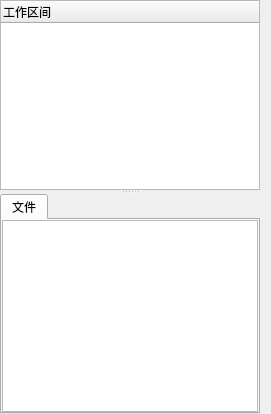
      <widget class="QWidget" name="widget_left" native="true">
       <property name="maximumSize">
        <size>
         <width>300</width>
         <height>16777215</height>
        </size>
       </property>
       <layout class="QVBoxLayout" name="verticalLayout_3">
        <property name="leftMargin">
         <number>0</number>
        </property>
        <property name="topMargin">
         <number>0</number>
        </property>
        <property name="bottomMargin">
         <number>0</number>
        </property>
        <item>
         <widget class="QSplitter" name="splitter">
          <property name="orientation">
           <enum>Qt::Vertical</enum>
          </property>
          <widget class="PMDatasetsTreeview" name="treeWidget_storehouse">
           <property name="contextMenuPolicy">
            <enum>Qt::CustomContextMenu</enum>
           </property>
           <column>
            <property name="text">
             <string>工作区间</string>
            </property>
           </column>
          </widget>
          <widget class="QWidget" name="widget_4" native="true">
           <layout class="QVBoxLayout" name="verticalLayout_7">
            <property name="leftMargin">
             <number>0</number>
            </property>
            <property name="topMargin">
             <number>0</number>
            </property>
            <property name="rightMargin">
             <number>0</number>
            </property>
            <property name="bottomMargin">
             <number>0</number>
            </property>
            <item>
             <widget class="QTabWidget" name="tabWidget_2">
              <property name="currentIndex">
               <number>0</number>
              </property>
              <widget class="QWidget" name="tab">
               <attribute name="title">
                <string>文件</string>
               </attribute>
               <layout class="QVBoxLayout" name="verticalLayout_8">
                <property name="leftMargin">
                 <number>0</number>
                </property>
                <property name="topMargin">
                 <number>0</number>
                </property>
                <property name="rightMargin">
                 <number>0</number>
                </property>
                <property name="bottomMargin">
                 <number>0</number>
                </property>
                <item>
                 <widget class="PMFilesTreeview" name="treeView_files">
                  <property name="tabKeyNavigation">
                   <bool>true</bool>
                  </property>
                  <property name="dragEnabled">
                   <bool>true</bool>
                  </property>
                  <property name="dragDropOverwriteMode">
                   <bool>true</bool>
                  </property>
                  <property name="alternatingRowColors">
                   <bool>false</bool>
                  </property>
                  <property name="uniformRowHeights">
                   <bool>true</bool>
                  </property>
                  <property name="sortingEnabled">
                   <bool>true</bool>
                  </property>
                  <property name="animated">
                   <bool>true</bool>
                  </property>
                  <property name="allColumnsShowFocus">
                   <bool>false</bool>
                  </property>
                  <property name="wordWrap">
                   <bool>false</bool>
                  </property>
                  <property name="headerHidden">
                   <bool>false</bool>
                  </property>
                  <attribute name="headerShowSortIndicator" stdset="0">
                   <bool>true</bool>
                  </attribute>
                 </widget>
                </item>
               </layout>
              </widget>
             </widget>
            </item>
           </layout>
          </widget>
         </widget>
        </item>
       </layout>
      </widget>
